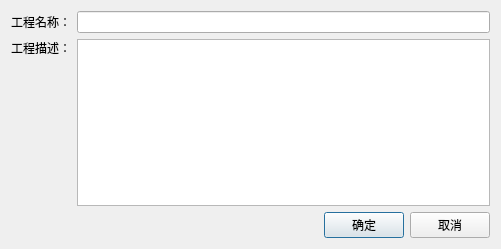
<?xml version="1.0" encoding="UTF-8"?>
<ui version="4.0">
 <class>newProjectDialog</class>
 <widget class="QDialog" name="newProjectDialog">
  <property name="geometry">
   <rect>
    <x>0</x>
    <y>0</y>
    <width>501</width>
    <height>249</height>
   </rect>
  </property>
  <property name="windowTitle">
   <string>新建工程</string>
  </property>
  <layout class="QVBoxLayout" name="verticalLayout_2">
   <item>
    <layout class="QHBoxLayout" name="horizontalLayout">
     <item>
      <widget class="QLabel" name="label">
       <property name="text">
        <string>工程名称：</string>
       </property>
      </widget>
     </item>
     <item>
      <widget class="QLineEdit" name="lineEdit"/>
     </item>
    </layout>
   </item>
   <item>
    <layout class="QHBoxLayout" name="horizontalLayout_3">
     <item>
      <layout class="QVBoxLayout" name="verticalLayout">
       <item>
        <widget class="QLabel" name="label_2">
         <property name="text">
          <string>工程描述：</string>
         </property>
        </widget>
       </item>
       <item>
        <spacer name="verticalSpacer">
         <property name="orientation">
          <enum>Qt::Vertical</enum>
         </property>
         <property name="sizeHint" stdset="0">
          <size>
           <width>20</width>
           <height>40</height>
          </size>
         </property>
        </spacer>
       </item>
      </layout>
     </item>
     <item>
      <widget class="QTextEdit" name="textEdit"/>
     </item>
    </layout>
   </item>
   <item>
    <layout class="QHBoxLayout" name="horizontalLayout_2">
     <item>
      <spacer name="horizontalSpacer">
       <property name="orientation">
        <enum>Qt::Horizontal</enum>
       </property>
       <property name="sizeHint" stdset="0">
        <size>
         <width>40</width>
         <height>20</height>
        </size>
       </property>
      </spacer>
     </item>
     <item>
      <widget class="QPushButton" name="sureBtn">
       <property name="text">
        <string>确定</string>
       </property>
      </widget>
     </item>
     <item>
      <widget class="QPushButton" name="cancleBtn">
       <property name="text">
        <string>取消</string>
       </property>
      </widget>
     </item>
    </layout>
   </item>
  </layout>
 </widget>
 <resources/>
 <connections/>
</ui>
